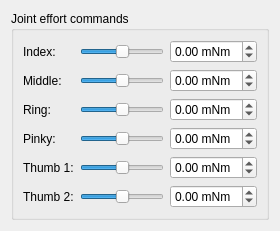
     <widget class="QWidget" name="effortCommandPage">
      <layout class="QGridLayout" name="effortCommandPageGridLayout">
       <item row="0" column="0">
        <widget class="QGroupBox" name="effortCommandsGroupBox">
         <property name="title">
          <string>Joint effort commands</string>
         </property>
         <layout class="QGridLayout" name="effortCommandGridLayout">
          <item row="0" column="0">
           <widget class="QLabel" name="indexEffortLabel">
            <property name="text">
             <string>Index:</string>
            </property>
           </widget>
          </item>
          <item row="0" column="1">
           <widget class="QSlider" name="indexEffortSlider">
            <property name="sizePolicy">
             <sizepolicy hsizetype="MinimumExpanding" vsizetype="Fixed">
              <horstretch>0</horstretch>
              <verstretch>0</verstretch>
             </sizepolicy>
            </property>
            <property name="minimum">
             <number>-60</number>
            </property>
            <property name="maximum">
             <number>60</number>
            </property>
            <property name="value">
             <number>0</number>
            </property>
            <property name="orientation">
             <enum>Qt::Horizontal</enum>
            </property>
           </widget>
          </item>
          <item row="0" column="2">
           <widget class="QDoubleSpinBox" name="indexEffortSpinBox">
            <property name="suffix">
             <string> mNm</string>
            </property>
            <property name="decimals">
             <number>2</number>
            </property>
            <property name="minimum">
             <double>-6.000000000000000</double>
            </property>
            <property name="maximum">
             <double>6.000000000000000</double>
            </property>
            <property name="singleStep">
             <double>0.010000000000000</double>
            </property>
            <property name="value">
             <double>0.000000000000000</double>
            </property>
           </widget>
          </item>
          <item row="1" column="0">
           <widget class="QLabel" name="middleEffortLabel">
            <property name="text">
             <string>Middle:</string>
            </property>
           </widget>
          </item>
          <item row="1" column="1">
           <widget class="QSlider" name="middleEffortSlider">
            <property name="sizePolicy">
             <sizepolicy hsizetype="MinimumExpanding" vsizetype="Fixed">
              <horstretch>0</horstretch>
              <verstretch>0</verstretch>
             </sizepolicy>
            </property>
            <property name="minimum">
             <number>-60</number>
            </property>
            <property name="maximum">
             <number>60</number>
            </property>
            <property name="value">
             <number>0</number>
            </property>
            <property name="orientation">
             <enum>Qt::Horizontal</enum>
            </property>
           </widget>
          </item>
          <item row="1" column="2">
           <widget class="QDoubleSpinBox" name="middleEffortSpinBox">
            <property name="suffix">
             <string> mNm</string>
            </property>
            <property name="decimals">
             <number>2</number>
            </property>
            <property name="minimum">
             <double>-6.000000000000000</double>
            </property>
            <property name="maximum">
             <double>6.000000000000000</double>
            </property>
            <property name="singleStep">
             <double>0.010000000000000</double>
            </property>
            <property name="value">
             <double>0.000000000000000</double>
            </property>
           </widget>
          </item>
          <item row="2" column="0">
           <widget class="QLabel" name="ringEffortLabel">
            <property name="text">
             <string>Ring:</string>
            </property>
           </widget>
          </item>
          <item row="2" column="1">
           <widget class="QSlider" name="ringEffortSlider">
            <property name="sizePolicy">
             <sizepolicy hsizetype="MinimumExpanding" vsizetype="Fixed">
              <horstretch>0</horstretch>
              <verstretch>0</verstretch>
             </sizepolicy>
            </property>
            <property name="minimum">
             <number>-60</number>
            </property>
            <property name="maximum">
             <number>60</number>
            </property>
            <property name="value">
             <number>0</number>
            </property>
            <property name="orientation">
             <enum>Qt::Horizontal</enum>
            </property>
           </widget>
          </item>
          <item row="2" column="2">
           <widget class="QDoubleSpinBox" name="ringEffortSpinBox">
            <property name="suffix">
             <string> mNm</string>
            </property>
            <property name="decimals">
             <number>2</number>
            </property>
            <property name="minimum">
             <double>-6.000000000000000</double>
            </property>
            <property name="maximum">
             <double>6.000000000000000</double>
            </property>
            <property name="singleStep">
             <double>0.010000000000000</double>
            </property>
            <property name="value">
             <double>0.000000000000000</double>
            </property>
           </widget>
          </item>
          <item row="3" column="0">
           <widget class="QLabel" name="pinkyEffortLabel">
            <property name="text">
             <string>Pinky:</string>
            </property>
           </widget>
          </item>
          <item row="3" column="1">
           <widget class="QSlider" name="pinkyEffortSlider">
            <property name="sizePolicy">
             <sizepolicy hsizetype="MinimumExpanding" vsizetype="Fixed">
              <horstretch>0</horstretch>
              <verstretch>0</verstretch>
             </sizepolicy>
            </property>
            <property name="minimum">
             <number>-60</number>
            </property>
            <property name="maximum">
             <number>60</number>
            </property>
            <property name="value">
             <number>0</number>
            </property>
            <property name="orientation">
             <enum>Qt::Horizontal</enum>
            </property>
           </widget>
          </item>
          <item row="3" column="2">
           <widget class="QDoubleSpinBox" name="pinkyEffortSpinBox">
            <property name="suffix">
             <string> mNm</string>
            </property>
            <property name="decimals">
             <number>2</number>
            </property>
            <property name="minimum">
             <double>-6.000000000000000</double>
            </property>
            <property name="maximum">
             <double>6.000000000000000</double>
            </property>
            <property name="singleStep">
             <double>0.010000000000000</double>
            </property>
            <property name="value">
             <double>0.000000000000000</double>
            </property>
           </widget>
          </item>
          <item row="4" column="0">
           <widget class="QLabel" name="thumb1EffortLabel">
            <property name="text">
             <string>Thumb 1:</string>
            </property>
           </widget>
          </item>
          <item row="4" column="1">
           <widget class="QSlider" name="thumb1EffortSlider">
            <property name="sizePolicy">
             <sizepolicy hsizetype="MinimumExpanding" vsizetype="Fixed">
              <horstretch>0</horstretch>
              <verstretch>0</verstretch>
             </sizepolicy>
            </property>
            <property name="minimum">
             <number>-60</number>
            </property>
            <property name="maximum">
             <number>60</number>
            </property>
            <property name="value">
             <number>0</number>
            </property>
            <property name="orientation">
             <enum>Qt::Horizontal</enum>
            </property>
           </widget>
          </item>
          <item row="4" column="2">
           <widget class="QDoubleSpinBox" name="thumb1EffortSpinBox">
            <property name="suffix">
             <string> mNm</string>
            </property>
            <property name="decimals">
             <number>2</number>
            </property>
            <property name="minimum">
             <double>-1.200000000000000</double>
            </property>
            <property name="maximum">
             <double>1.200000000000000</double>
            </property>
            <property name="singleStep">
             <double>0.010000000000000</double>
            </property>
            <property name="value">
             <double>0.000000000000000</double>
            </property>
           </widget>
          </item>
          <item row="5" column="0">
           <widget class="QLabel" name="thumb2EffortLabel">
            <property name="text">
             <string>Thumb 2:</string>
            </property>
           </widget>
          </item>
          <item row="5" column="1">
           <widget class="QSlider" name="thumb2EffortSlider">
            <property name="sizePolicy">
             <sizepolicy hsizetype="MinimumExpanding" vsizetype="Fixed">
              <horstretch>0</horstretch>
              <verstretch>0</verstretch>
             </sizepolicy>
            </property>
            <property name="minimum">
             <number>-60</number>
            </property>
            <property name="maximum">
             <number>60</number>
            </property>
            <property name="value">
             <number>0</number>
            </property>
            <property name="orientation">
             <enum>Qt::Horizontal</enum>
            </property>
           </widget>
          </item>
          <item row="5" column="2">
           <widget class="QDoubleSpinBox" name="thumb2EffortSpinBox">
            <property name="suffix">
             <string> mNm</string>
            </property>
            <property name="decimals">
             <number>2</number>
            </property>
            <property name="minimum">
             <double>-6.000000000000000</double>
            </property>
            <property name="maximum">
             <double>6.000000000000000</double>
            </property>
            <property name="singleStep">
             <double>0.010000000000000</double>
            </property>
            <property name="value">
             <double>0.000000000000000</double>
            </property>
           </widget>
          </item>
         </layout>
        </widget>
       </item>
      </layout>
     </widget>
